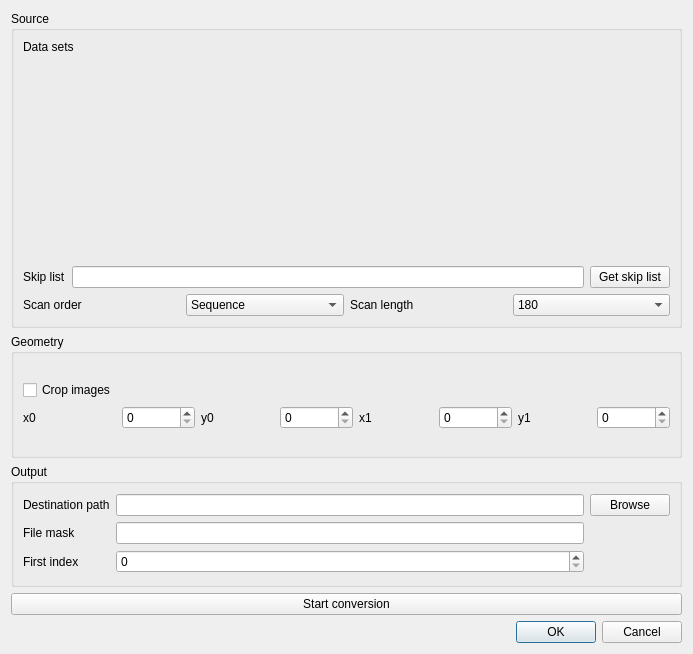
<?xml version="1.0" encoding="UTF-8"?>
<ui version="4.0">
 <class>FileConversionDialog</class>
 <widget class="QDialog" name="FileConversionDialog">
  <property name="geometry">
   <rect>
    <x>0</x>
    <y>0</y>
    <width>693</width>
    <height>654</height>
   </rect>
  </property>
  <property name="windowTitle">
   <string>File conversion tool</string>
  </property>
  <layout class="QVBoxLayout" name="verticalLayout_2">
   <item>
    <layout class="QVBoxLayout" name="verticalLayout">
     <item>
      <widget class="QGroupBox" name="groupBox_3">
       <property name="title">
        <string>Source</string>
       </property>
       <layout class="QVBoxLayout" name="verticalLayout_4">
        <item>
         <layout class="QVBoxLayout" name="verticalLayout_3">
          <item>
           <widget class="QLabel" name="label_9">
            <property name="text">
             <string>Data sets</string>
            </property>
           </widget>
          </item>
          <item>
           <widget class="ReaderConfigListWidget" name="ImageLoaderConfig" native="true">
            <property name="minimumSize">
             <size>
              <width>0</width>
              <height>200</height>
             </size>
            </property>
           </widget>
          </item>
          <item>
           <layout class="QHBoxLayout" name="horizontalLayout">
            <item>
             <widget class="QLabel" name="label">
              <property name="text">
               <string>Skip list</string>
              </property>
             </widget>
            </item>
            <item>
             <widget class="QLineEdit" name="lineEdit_SkipList"/>
            </item>
            <item>
             <widget class="QPushButton" name="pushButton_GetSkipList">
              <property name="text">
               <string>Get skip list</string>
              </property>
             </widget>
            </item>
           </layout>
          </item>
          <item>
           <layout class="QHBoxLayout" name="horizontalLayout_2">
            <item>
             <widget class="QLabel" name="label_5">
              <property name="text">
               <string>Scan order</string>
              </property>
             </widget>
            </item>
            <item>
             <widget class="QComboBox" name="comboBox_ScanOrder">
              <item>
               <property name="text">
                <string>Sequence</string>
               </property>
              </item>
              <item>
               <property name="text">
                <string>Golden ratio</string>
               </property>
              </item>
             </widget>
            </item>
            <item>
             <widget class="QLabel" name="label_6">
              <property name="text">
               <string>Scan length</string>
              </property>
             </widget>
            </item>
            <item>
             <widget class="QComboBox" name="comboBox_ScanLength">
              <item>
               <property name="text">
                <string>180</string>
               </property>
              </item>
              <item>
               <property name="text">
                <string>360</string>
               </property>
              </item>
             </widget>
            </item>
           </layout>
          </item>
         </layout>
        </item>
       </layout>
      </widget>
     </item>
     <item>
      <widget class="QGroupBox" name="groupBox_2">
       <property name="title">
        <string>Geometry</string>
       </property>
       <layout class="QGridLayout" name="gridLayout_4">
        <item row="0" column="1">
         <layout class="QGridLayout" name="gridLayout_3">
          <item row="1" column="2">
           <widget class="QLabel" name="label_y0">
            <property name="text">
             <string>y0</string>
            </property>
           </widget>
          </item>
          <item row="0" column="0">
           <widget class="QCheckBox" name="checkBox">
            <property name="text">
             <string>Crop images</string>
            </property>
           </widget>
          </item>
          <item row="1" column="0">
           <widget class="QLabel" name="label_x0">
            <property name="text">
             <string>x0</string>
            </property>
           </widget>
          </item>
          <item row="1" column="6">
           <widget class="QLabel" name="label_y1">
            <property name="text">
             <string>y1</string>
            </property>
           </widget>
          </item>
          <item row="1" column="4">
           <widget class="QLabel" name="label_x1">
            <property name="text">
             <string>x1</string>
            </property>
           </widget>
          </item>
          <item row="1" column="5">
           <widget class="QSpinBox" name="spinBox_x1">
            <property name="maximum">
             <number>9999</number>
            </property>
           </widget>
          </item>
          <item row="1" column="3">
           <widget class="QSpinBox" name="spinBox_y0">
            <property name="maximum">
             <number>9999</number>
            </property>
           </widget>
          </item>
          <item row="1" column="1">
           <widget class="QSpinBox" name="spinBox_x0">
            <property name="maximum">
             <number>9999</number>
            </property>
           </widget>
          </item>
          <item row="1" column="7">
           <widget class="QSpinBox" name="spinBox_y1">
            <property name="maximum">
             <number>9999</number>
            </property>
           </widget>
          </item>
         </layout>
        </item>
       </layout>
      </widget>
     </item>
     <item>
      <widget class="QGroupBox" name="groupBox">
       <property name="title">
        <string>Output</string>
       </property>
       <layout class="QGridLayout" name="gridLayout_2">
        <item row="0" column="0">
         <layout class="QGridLayout" name="gridLayout">
          <item row="0" column="1">
           <widget class="QLineEdit" name="lineEdit_DestinationPath"/>
          </item>
          <item row="0" column="0">
           <widget class="QLabel" name="label_2">
            <property name="text">
             <string>Destination path</string>
            </property>
           </widget>
          </item>
          <item row="0" column="2">
           <widget class="QPushButton" name="pushButton_BrowseDestination">
            <property name="text">
             <string>Browse</string>
            </property>
           </widget>
          </item>
          <item row="1" column="0">
           <widget class="QLabel" name="label_3">
            <property name="text">
             <string>File mask</string>
            </property>
           </widget>
          </item>
          <item row="1" column="1">
           <widget class="QLineEdit" name="lineEdit_DestinationMask"/>
          </item>
          <item row="2" column="0">
           <widget class="QLabel" name="label_4">
            <property name="text">
             <string>First index</string>
            </property>
           </widget>
          </item>
          <item row="2" column="1">
           <widget class="QSpinBox" name="spinBox_FirstDestinationIndex">
            <property name="maximum">
             <number>9999</number>
            </property>
           </widget>
          </item>
         </layout>
        </item>
       </layout>
      </widget>
     </item>
    </layout>
   </item>
   <item>
    <widget class="QPushButton" name="pushButton_StartConversion">
     <property name="text">
      <string>Start conversion</string>
     </property>
    </widget>
   </item>
   <item>
    <widget class="QDialogButtonBox" name="buttonBox">
     <property name="orientation">
      <enum>Qt::Horizontal</enum>
     </property>
     <property name="standardButtons">
      <set>QDialogButtonBox::Cancel|QDialogButtonBox::Ok</set>
     </property>
    </widget>
   </item>
  </layout>
 </widget>
 <customwidgets>
  <customwidget>
   <class>ReaderConfigListWidget</class>
   <extends>QWidget</extends>
   <header location="global">readerconfiglistwidget.h</header>
   <container>1</container>
  </customwidget>
 </customwidgets>
 <resources/>
 <connections>
  <connection>
   <sender>buttonBox</sender>
   <signal>accepted()</signal>
   <receiver>FileConversionDialog</receiver>
   <slot>accept()</slot>
   <hints>
    <hint type="sourcelabel">
     <x>248</x>
     <y>254</y>
    </hint>
    <hint type="destinationlabel">
     <x>157</x>
     <y>274</y>
    </hint>
   </hints>
  </connection>
  <connection>
   <sender>buttonBox</sender>
   <signal>rejected()</signal>
   <receiver>FileConversionDialog</receiver>
   <slot>reject()</slot>
   <hints>
    <hint type="sourcelabel">
     <x>316</x>
     <y>260</y>
    </hint>
    <hint type="destinationlabel">
     <x>286</x>
     <y>274</y>
    </hint>
   </hints>
  </connection>
 </connections>
</ui>
